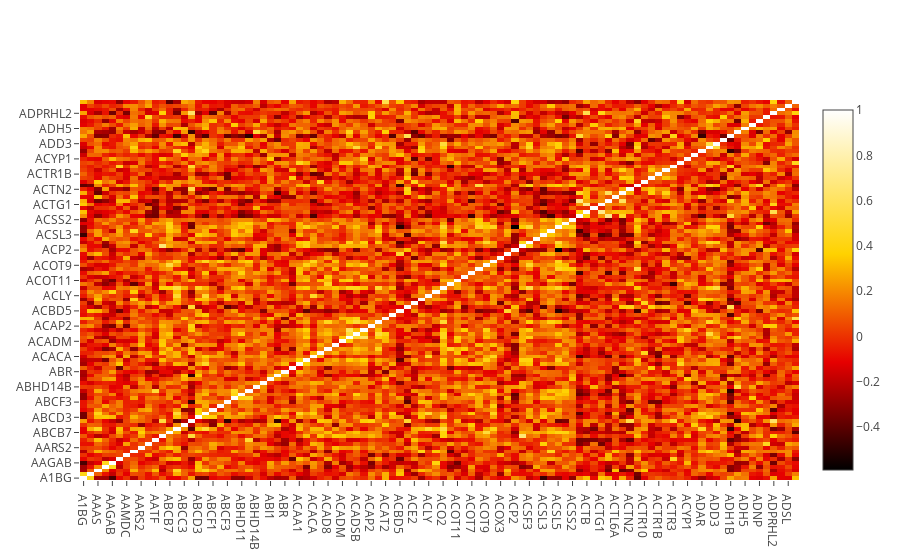

The notebook cell this image was saved under:
### Code cell
tt = plot.myPlot(ss)
tt.heat_plot(color='Hot')

### Figure 1 — Plotly figure (JSON) as saved in the notebook; plotly's stock layout.template omitted (floating-point values rounded to 4 significant figures; data arrays with more than 128 entries replaced by an {"elided": "..."} marker saying what was removed)
{"data": [{"colorscale": "Hot", "type": "heatmap", "uid": "d7b5d06e-db36-11e8-8641-a81e84e6c740", "x": ["A1BG", "A2M", "AAAS", "AACS", "AAGAB", "AAK1", "AAMDC", "AARS", "AARS2", "AASDHPPT", "AATF", "ABAT", "ABCB7", "ABCC1", "ABCC3", "ABCD1", "ABCD3", "ABCE1", "ABCF1", "ABCF2", "ABCF3", "ABHD10", "ABHD11", "ABHD12", "ABHD14B", "ABHD16A", "ABI1", "ABLIM1", "ABR", "ABRACL", "ACAA1", "ACAA2", "ACACA", "ACAD10", "ACAD8", "ACAD9", "ACADM", "ACADS", "ACADSB", "ACADVL", "ACAP2", "ACAT1", "ACAT2", "ACBD3", "ACBD5", "ACE", "ACE2", "ACIN1", "ACLY", "ACO1", "ACO2", "ACOT1", "ACOT11", "ACOT13", "ACOT7", "ACOT8", "ACOT9", "ACOX1", "ACOX3", "ACP1", "ACP2", "ACSF2", "ACSF3", "ACSL1", "ACSL3", "ACSL4", "ACSL5", "ACSS1", "ACSS2", "ACTA2", "ACTB", "ACTBL2", "ACTG1", "ACTG2", "ACTL6A", "ACTN1", "ACTN2", "ACTN4", "ACTR10", "ACTR1A", "ACTR1B", "ACTR2", "ACTR3", "ACY1", "ACYP1", "ADAM10", "ADAR", "ADD1", "ADD3", "ADGRE5", "ADH1B", "ADH1C", "ADH5", "ADK", "ADNP", "ADPGK", "ADPRHL2", "ADRM1", "ADSL", "ADSS"], "y": ["A1BG", "A2M", "AAAS", "AACS", "AAGAB", "AAK1", "AAMDC", "AARS", "AARS2", "AASDHPPT", "AATF", "ABAT", "ABCB7", "ABCC1", "ABCC3", "ABCD1", "ABCD3", "ABCE1", "ABCF1", "ABCF2", "ABCF3", "ABHD10", "ABHD11", "ABHD12", "ABHD14B", "ABHD16A", "ABI1", "ABLIM1", "ABR", "ABRACL", "ACAA1", "ACAA2", "ACACA", "ACAD10", "ACAD8", "ACAD9", "ACADM", "ACADS", "ACADSB", "ACADVL", "ACAP2", "ACAT1", "ACAT2", "ACBD3", "ACBD5", "ACE", "ACE2", "ACIN1", "ACLY", "ACO1", "ACO2", "ACOT1", "ACOT11", "ACOT13", "ACOT7", "ACOT8", "ACOT9", "ACOX1", "ACOX3", "ACP1", "ACP2", "ACSF2", "ACSF3", "ACSL1", "ACSL3", "ACSL4", "ACSL5", "ACSS1", "ACSS2", "ACTA2", "ACTB", "ACTBL2", "ACTG1", "ACTG2", "ACTL6A", "ACTN1", "ACTN2", "ACTN4", "ACTR10", "ACTR1A", "ACTR1B", "ACTR2", "ACTR3", "ACY1", "ACYP1", "ADAM10", "ADAR", "ADD1", "ADD3", "ADGRE5", "ADH1B", "ADH1C", "ADH5", "ADK", "ADNP", "ADPGK", "ADPRHL2", "ADRM1", "ADSL", "ADSS"], "z": {"elided": "100x100 float values"}}], "layout": {}}
